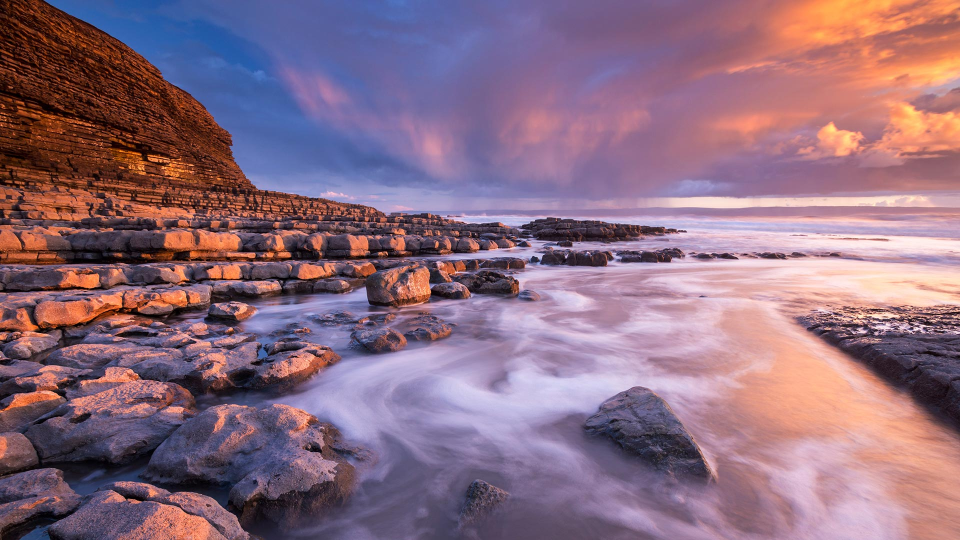
#> input picture subho.jpg, 1920 x 1080 px (shown at 1/2 size)
$ python 'color detection by image.py'
#> lines starting #> are read from the running program, lines starting #| are printed output that depends on the picture
import pandas as pd
import cv2

img_path = 'subho.jpg'
csv_path = 'colors.csv'

index = ['color','color_name','hex','R','G','B']
df = pd.read_csv(csv_path, names=index, header=None)
#> (reads colors.csv from the repository)

img = cv2.imread(img_path)
#> img is the input picture: shape (1080, 1920, 3); mean B, G, R 127.7, 109.1, 140.5
img = cv2.resize(img,(700,400))
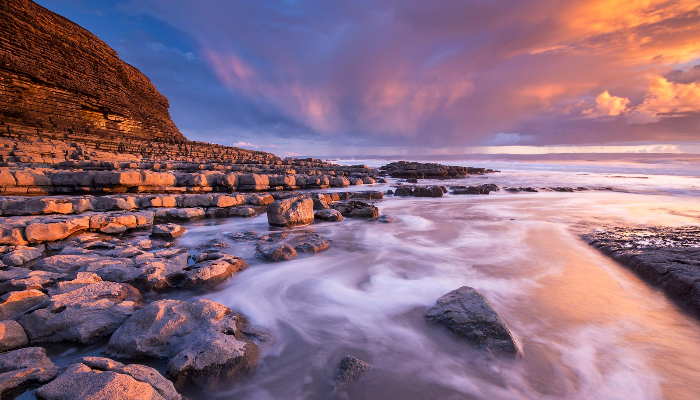
#> img: shape (400, 700, 3); mean B, G, R 127.6, 109, 140.4

clicked = False
r = g = b = xpos = ypos = 0

def get_color_name(R,B,G):
    minimum = 1000
    for i in range(len(df)):
        d = abs(R - int(df.loc[i,'R']))+ abs(G - int(df.loc[i,'G']))+ abs(B - int(df.loc[i,'B']))
        if d <= minimum:
            minimum = d
            cname = df.loc[i,'color_name']

    return cname

def draw_function(event,x,y,flages,params):
    if event == cv2.EVENT_LBUTTONDBLCLK:
        global clicked, r, g, b, xpos, ypos
        clicked = True
        xpos = x
        ypos = y
        b,g,r = img[y,x]
        b = int(b)
        g = int(g)
        r = int(r)

cv2.namedWindow('image')
cv2.setMouseCallback('image', draw_function)

while True:
    cv2.imshow('image',img)
    if clicked:
        cv2.rectangle(img,(20,20),(600,60),(b,g,r),-1)
        text = get_color_name(r,g,b,) + 'R=' + str(r) + ' G=' + str(g) + ' B=' + str(b)
        cv2.putText(img,text,(50,50),2,0.8,(255,255,255),2,cv2.LINE_AA)
        if r+g+b >= 600:
                    cv2.putText(img,text,(50,50),2,0.8,(255,255,255),2,cv2.LINE_AA)

    if cv2.waitKey(20) & 0xFF == 27:
#> (key Esc is pressed here)
        break
cv2.destroyAllWindows()
